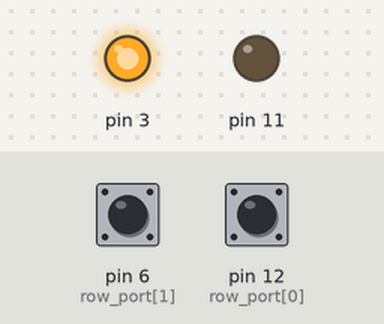
This sketch was run on a simulated Arduino Uno, built with avr-gcc and run on an emulated ATmega328P. Shown: output pins drawn as LEDs (lit = HIGH). The inputs (shaded band) are chosen by the test bench; at power-on: pin 6 (row_port[1]) HIGH, pin 12 (row_port[0]) HIGH. What the sketch prints to the serial monitor is not drawn.

Above: at 1.2 s.
1.3 s: pin 6 (row_port[1]) pulled LOW for 0.15 s
Timing chart, 0 to 4.3 s (numbered marks = the images above; inputs shaded):
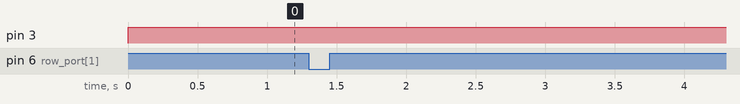

The sketch:

interuption.ino
```cpp
// 인터럽트
void setup() {
  // put your setup code here, to run once:
  Serial.begin(9600);


  // Row
  pinMode(12,INPUT);
  pinMode(6,INPUT);
  digitalWrite(12,HIGH);
  digitalWrite(6,HIGH);


  // Col
  pinMode(3,OUTPUT);
  pinMode(11,OUTPUT);

}

char flag_row1 = 0;
char flag_row2 = 0;
int row_port[2] = {12,6};
char row_flag[2] = {0,0};


void loop() {

  // Col 1 HIGH
  digitalWrite(3,HIGH);

  //Row
  for (int i = 0;i<2;i++){
    int row = digitalRead(row_port[i]);
    if (row == 0 && row_flag[i] == 0){
      row_flag[i] = 1;
      Serial.println("button" + String(i * 2 + 1) + "down");
    } else if (row == 1 && row_flag[i] == 1){
      row_flag[i] = 0;
      Serial.println("button" + String(i*2+1) + "up");
    }
  }

  // 키보드는 아무리 빨리 눌러도 30ml안에 두 개 이상 안 들어간다
  delay(10);
}
```

Measured:
- after the input at 1.3 s, every drawn part: stays the same
